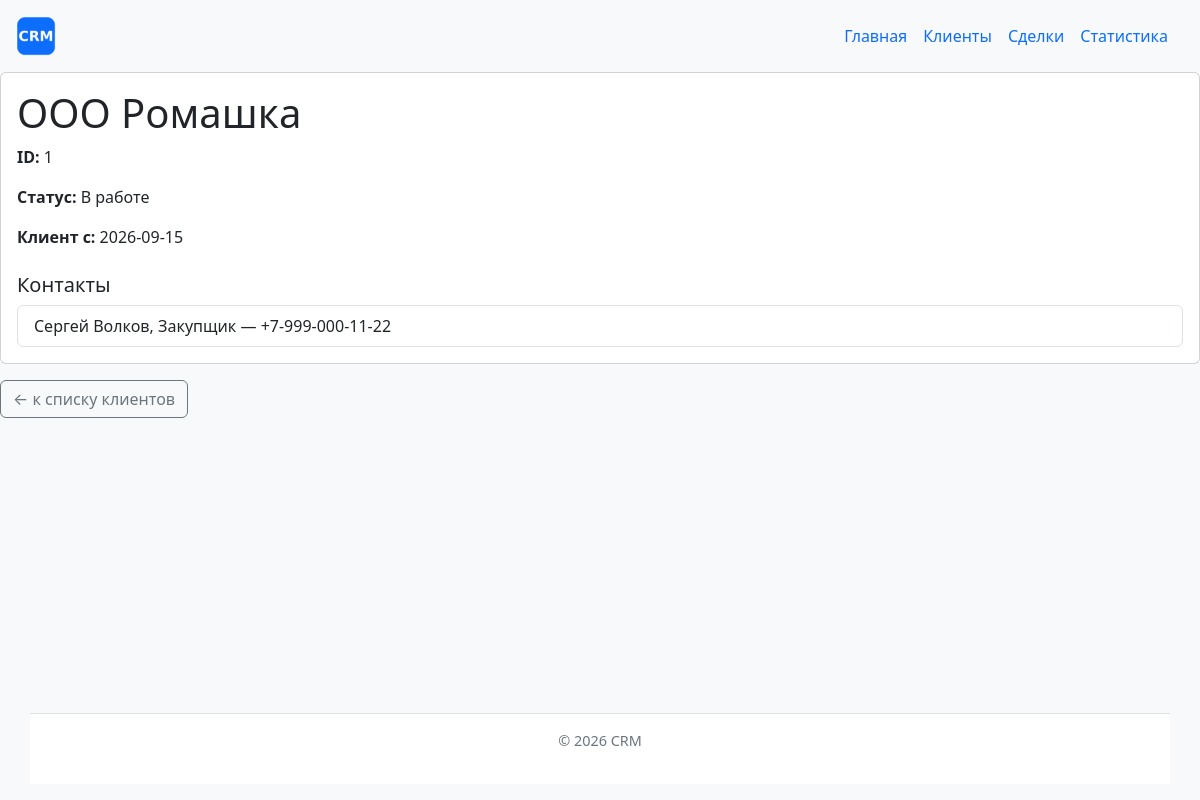
Page /clients/1/ on the committed database.
### clients/views.py (the view)
# urls.py: path("<int:client_id>/", views.client_detail, name="detail"),
def client_detail(request, client_id):
    conn = get_connection()
    try:
        client = conn.execute(
            "SELECT id, name, status, created FROM clients WHERE id = ?",
            (client_id,),
        ).fetchone()
        contacts = []
        if client is not None:
            contacts = conn.execute(
                "SELECT id, name, phone, position "
                "FROM contacts WHERE client_id = ? ORDER BY name",
                (client_id,),
            ).fetchall()
    finally:
        conn.close()
    context = {"client": client, "contacts": contacts}
    return render(
        request,
        "clients/client_detail.html",
        context,
        status=404 if client is None else 200,
    )

### db/database.py (called while the page is built)
def get_connection():
    conn = sqlite3.connect(DB_PATH)
    conn.row_factory = sqlite3.Row
    conn.execute("PRAGMA foreign_keys = ON")
    return conn

### clients/templates/clients/client_detail.html (shortened to what this page needs)
{% extends "base.html" %}
{% block content %}
    {% if client %}
        <div class="card">
            <div class="card-body">
                <h1 class="card-title">
                    {{ client.name }}
                </h1>
                <p class="card-text">
                    <strong>ID:</strong> {{ client.id }}
                </p>
                <p class="card-text">
                    <strong>Статус:</strong> {{ client.status }}
                </p>
                <p class="card-text">
                    <strong>Клиент с:</strong> {{ client.created }}
                </p>
                <h2 class="h5 mt-4">Контакты</h2>
                <ul class="list-group">
                    {% for contact in contacts %}
                        <li class="list-group-item">
                            {{ contact.name }}{% if contact.position %}, {{ contact.position }}{% endif %}
                            &mdash; {{ contact.phone }}
                        </li>
                    {% empty %}
                        <li class="list-group-item text-muted">
                            Контактов пока нет.
                        </li>
                    {% endfor %}
                </ul>
            </div>
        </div>
    {% endif %}
    <a
        href="{% url 'clients:list' %}"
        class="btn btn-outline-secondary mt-3"
    >
        &larr; к списку клиентов
    </a>
{% endblock %}

### homepage/static/homepage/css/style.css (style rules this page uses)
*, *::before, *::after { box-sizing: border-box; }
html, body { height: 100%; }
body { display: flex; flex-direction: column; min-height: 100vh; margin: 0; background-color: #f8f9fa; font-family: system-ui, -apple-system, "Segoe UI", Roboto, sans-serif; }

### rows in the picture
clients: name "ООО Ромашка", status "В работе"
contacts: name "Сергей Волков", position "Закупщик", phone "+7-999-000-11-22"

### other values in the picture
{{ client.id }} "1"
{{ client.created }} "2026-09-15"
